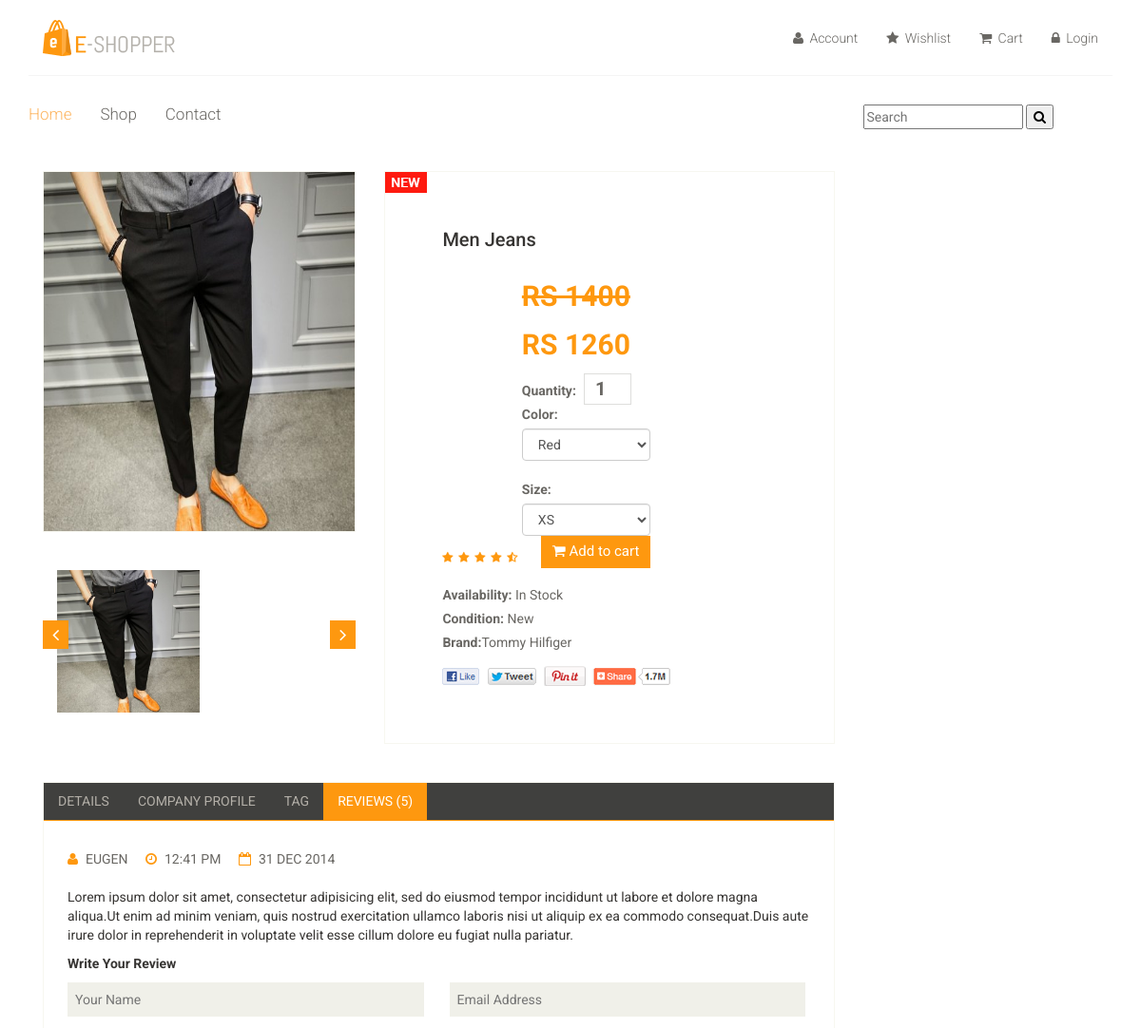
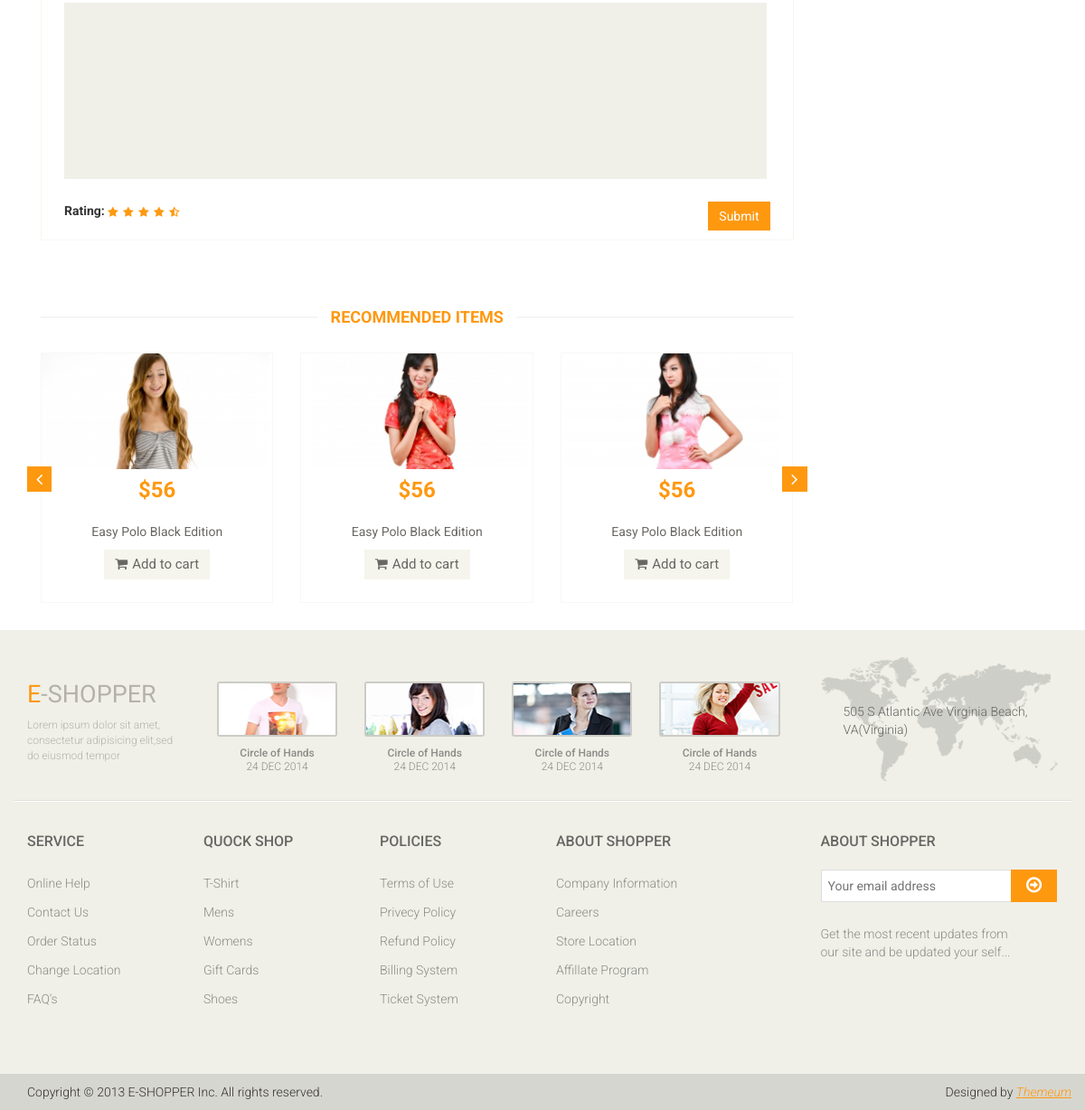
Page /product/3/ on the committed database (2 pictures, top to bottom).
### mainApp/models.py (models this page shows, shortened)
class Product(models.Model):
    stock = models.BooleanField(default=False)
    name = models.CharField(max_length=50)
    desc = models.TextField()
    category = models.ForeignKey(Category, on_delete=models.CASCADE)
    brand = models.ForeignKey(Brand, on_delete=models.CASCADE)
    seller = models.ForeignKey(Seller, on_delete=models.CASCADE)
    basePrice = models.IntegerField()
    discount = models.IntegerField(default=0, null=True, blank=True)
    finalPrice = models.IntegerField(default=0, null=True, blank=True)
    red = models.BooleanField(default=False, blank=True, null=True)
    green = models.BooleanField(default=False, blank=True, null=True)
    black = models.BooleanField(default=False, blank=True, null=True)
    white = models.BooleanField(default=False, blank=True, null=True)
    pink = models.BooleanField(default=False, blank=True, null=True)
    xs = models.BooleanField(default=False, blank=True, null=True)
    s = models.BooleanField(default=False, blank=True, null=True)
    m = models.BooleanField(default=False, blank=True, null=True)
    l = models.BooleanField(default=False, blank=True, null=True)
    xl = models.BooleanField(default=False, blank=True, null=True)
    img1 = models.ImageField(upload_to='images/', default=None, blank=True, null=True)
    img2 = models.ImageField(upload_to='images/', default=None, blank=True, null=True)
    img3 = models.ImageField(upload_to='images/', default=None, blank=True, null=True)
    img4 = models.ImageField(upload_to='images/', default=None, blank=True, null=True)
    img5 = models.ImageField(upload_to='images/', default=None, blank=True, null=True)
    date = models.DateTimeField(auto_now=True)

class Brand(models.Model):
    name = models.CharField(max_length=50)

### mainApp/views.py (the view, shortened to what this page needs)
# urls.py: path('product/<int:num>/', views.productDetails),
def productDetails(request,num):
    p = Product.objects.get(id=num)
    return render(request, "product-details.html", {"Product": p})

### mainApp/templates/product-details.html (shortened to what this page needs)
{% extends 'index.html' %}
{% load static %}
{% block body %}
	<section>
		<div class="container">
			<div class="row">
				<div class="col-sm-9 padding-right">
					<div class="product-details">
						<div class="col-sm-5">
							<div class="view-product">
								<img src="{{Product.img1.url}}" alt="" />
							</div>
							<div id="similar-product" class="carousel slide" data-ride="carousel">
								    <div class="carousel-inner">
										<div class="item active">
											{% if Product.img1 %}
										  <a href=""><img src="{{Product.img1.url}}" width="150px" height="300px" alt=""></a>
											{% endif %}
										</div>
									</div>
								  <a class="left item-control" href="#similar-product" data-slide="prev">
									<i class="fa fa-angle-left"></i>
								  </a>
								  <a class="right item-control" href="#similar-product" data-slide="next">
									<i class="fa fa-angle-right"></i>
								  </a>
							</div>
						</div>
						<div class="col-sm-7">
							<div class="product-information">
								<img src="{% static 'images/product-details/new.jpg' %}" class="newarrival" alt="" />
								<h2>{{Product.name}}</h2>
								<img src="{% static 'images/product-details/rating.png' %}" alt="" />
								<span>
									<span><s>RS {{Product.basePrice}}</s></span>
									<br>
									<span>RS {{Product.finalPrice}}</span>
									<form method="post">
									<label>Quantity:</label>
									<input name="q" type="number" value="1" />
										<br>
										<label>Color: </label>
										<select class="form-control" name="color">
											{% if Product.red %}
											<option value="red">Red</option>
											{% endif %}
										</select>
										<br>
										<label>Size: </label>
										<select class="form-control" name="size">
											{% if Product.xs %}
											<option value="xs">XS</option>
											{% endif %}
										</select>
										<button type="submit" class="btn btn-fefault cart">
											<i class="fa fa-shopping-cart"></i>
											Add to cart
										</button>
									</form>
								</span>
								<p><b>Availability:</b> In Stock</p>
								<p><b>Condition:</b> New</p>
								<p><b>Brand:</b>{{Product.brand.name}}</p>
								<a href=""><img src="{% static 'images/product-details/share.png" class="share img-responsive"  alt="" /></a>
							</div>
						</div>
					</div>
					<div class="category-tab shop-details-tab">
						<div class="col-sm-12">
							<ul class="nav nav-tabs">
								<li><a href="#details" data-toggle="tab">Details</a></li>
								<li><a href="#companyprofile" data-toggle="tab">Company Profile</a></li>
								<li><a href="#tag" data-toggle="tab">Tag</a></li>
								<li class="active"><a href="#reviews" data-toggle="tab">Reviews (5)</a></li>
							</ul>
						</div>
						<div class="tab-content">
							<div class="tab-pane fade active in" id="reviews" >
								<div class="col-sm-12">
									<ul>
										<li><a href=""><i class="fa fa-user"></i>EUGEN</a></li>
										<li><a href=""><i class="fa fa-clock-o"></i>12:41 PM</a></li>
										<li><a href=""><i class="fa fa-calendar-o"></i>31 DEC 2014</a></li>
									</ul>
									<p>Lorem ipsum dolor sit amet, consectetur adipisicing elit, sed do eiusmod tempor incididunt ut labore et dolore magna aliqua.Ut enim ad minim veniam, quis nostrud exercitation ullamco laboris nisi ut aliquip ex ea commodo consequat.Duis aute irure dolor in reprehenderit in voluptate velit esse cillum dolore eu fugiat nulla pariatur.</p>
									<p><b>Write Your Review</b></p>
									<form action="#">
										<span>
											<input type="text" placeholder="Your Name"/>
											<input type="email" placeholder="Email Address"/>
										</span>
										<textarea name="" ></textarea>
										<b>Rating: </b> <img src="{% static 'images/product-details/rating.png' %}" alt="" />
										<button type="button" class="btn btn-default pull-right">
											Submit
										</button>
									</form>
								</div>
							</div>
						</div>
					</div>
					<div class="recommended_items">
						<h2 class="title text-center">recommended items</h2>
						<div id="recommended-item-carousel" class="carousel slide" data-ride="carousel">
							<div class="carousel-inner">
								<div class="item active">
									<div class="col-sm-4">
										<div class="product-image-wrapper">
											<div class="single-products">
												<div class="productinfo text-center">
													<img src="{% static 'images/home/recommend1.jpg' %}" alt="" />
													<h2>$56</h2>
													<p>Easy Polo Black Edition</p>
													<button type="button" class="btn btn-default add-to-cart"><i class="fa fa-shopping-cart"></i>Add to cart</button>
												</div>
											</div>
										</div>
									</div>
									<div class="col-sm-4">
										<div class="product-image-wrapper">
											<div class="single-products">
												<div class="productinfo text-center">
													<img src="{% static 'images/home/recommend2.jpg' %}" alt="" />
													<h2>$56</h2>
													<p>Easy Polo Black Edition</p>
													<button type="button" class="btn btn-default add-to-cart"><i class="fa fa-shopping-cart"></i>Add to cart</button>
												</div>
											</div>
										</div>
									</div>
									<div class="col-sm-4">
										<div class="product-image-wrapper">
											<div class="single-products">
												<div class="productinfo text-center">
													<img src="{% static 'images/home/recommend3.jpg' %}" alt="" />
													<h2>$56</h2>
													<p>Easy Polo Black Edition</p>
													<button type="button" class="btn btn-default add-to-cart"><i class="fa fa-shopping-cart"></i>Add to cart</button>
												</div>
											</div>
										</div>
									</div>
								</div>
							</div>
							 <a class="left recommended-item-control" href="#recommended-item-carousel" data-slide="prev">
								<i class="fa fa-angle-left"></i>
							  </a>
							  <a class="right recommended-item-control" href="#recommended-item-carousel" data-slide="next">
								<i class="fa fa-angle-right"></i>
							  </a>
						</div>
					</div>
				</div>
			</div>
		</div>
	</section>
{% endblock %}

### rows in the picture
Product: img1 (picture), name "Men Jeans", basePrice "1400", finalPrice "1260", color "Red", size "XS", brand.name "Tommy Hilfiger"
